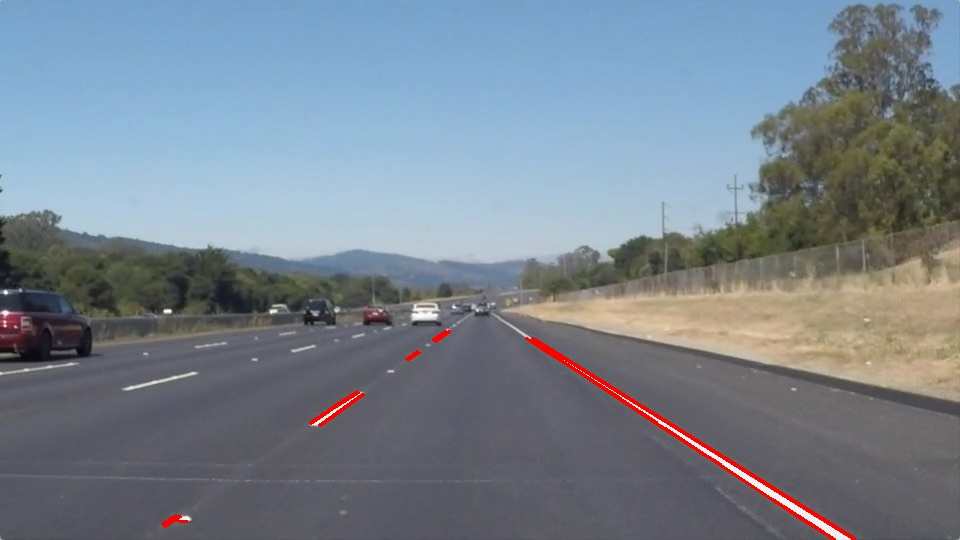
#> input picture line-segments-example.jpg, 960 x 540 px
$ python -i helper.py   (imports and definitions only)
#> lines starting #> are read from the running program, lines starting #| are printed output that depends on the picture; after the words box and inside, x2 and y2 are one past the last pixel; in counts of white or black regions, pixels touching at a corner belong together
import matplotlib.pyplot as plt
import matplotlib.image as mpimg
import numpy as np
import cv2
import os

def grayscale(img):
    """Applies the Grayscale transform
    This will return an image with only one color channel
    but NOTE: to see the returned image as grayscale
    (assuming your grayscaled image is called 'gray')
    you should call plt.imshow(gray, cmap='gray')"""
    return cv2.cvtColor(img, cv2.COLOR_RGB2GRAY)
    # Or use BGR2GRAY if you read an image with cv2.imread()
    # return cv2.cvtColor(img, cv2.COLOR_BGR2GRAY)

def canny(img, low_threshold, high_threshold):
    """Applies the Canny transform"""
    return cv2.Canny(img, low_threshold, high_threshold)

def gaussian_blur(img, kernel_size):
    """Applies a Gaussian Noise kernel"""
    return cv2.GaussianBlur(img, (kernel_size, kernel_size), 0)

def region_of_interest(img, vertices):
    """
    Applies an image mask.

    Only keeps the region of the image defined by the polygon
    formed from `vertices`. The rest of the image is set to black.
    """
    #defining a blank mask to start with
    mask = np.zeros_like(img)

    #defining a 3 channel or 1 channel color to fill the mask with depending on the input image
    if len(img.shape) > 2:
        channel_count = img.shape[2]  # i.e. 3 or 4 depending on your image
        ignore_mask_color = (255,) * channel_count
    else:
        ignore_mask_color = 255

    #filling pixels inside the polygon defined by "vertices" with the fill color
    cv2.fillPoly(mask, vertices, ignore_mask_color)

    #returning the image only where mask pixels are nonzero
    masked_image = cv2.bitwise_and(img, mask)
    return masked_image

# [65 lines left out: functions draw_lines, weighted_img, not called in this run]

def create_directory(directory):
    if not os.path.exists(directory):
        os.makedirs(directory)

# [10 lines left out: function hough_lines, not called in this run]

# TODO: Build your pipeline that will draw lane lines on the test_images
# then save them to the test_images directory.
def process_image(image):

    gray = grayscale(image)

    # Apply Gaussian smoothing
    blur_gray = gaussian_blur(image, kernel_size = 15)

    # Apply Canny in order to perform the edge detection
    edges = canny(blur_gray, low_threshold = 50, high_threshold = 100)

    # This time we are defining a four sided polygon to mask
    imshape = image.shape
    vertices = np.array([[(0,imshape[0]),(460, 310), (460, 310), (imshape[1],imshape[0])]], dtype=np.int32)
    masked_edges=region_of_interest(edges, vertices)

	# Define the Hough transform parameters (based on guess and looking which was the output :p)
	# Make a blank the same size as our image to draw on
    rho = 2 # distance resolution in pixels of the Hough grid
    theta = np.pi/180 # angular resolution in radians of the Hough grid
    threshold = 45     # minimum number of votes (intersections in Hough grid cell)
    min_line_length = 25 #minimum number of pixels making up a line
    max_line_gap = 75    # maximum gap in pixels between connectable line segments
    line_image = np.copy(image) # creating a blank to draw lines on
    # Run Hough on edge detected image
    # Output "lines" is an array containing endpoints of detected line segments
    lines = cv2.HoughLinesP(masked_edges, rho, theta, threshold, np.array([]),
                                min_line_length, max_line_gap)

    # Iterate over the output "lines" and draw lines on a blank image
    for line in lines:
        for x1,y1,x2,y2 in line:
            cv2.line(line_image,(x1,y1),(x2,y2),(255,0,0),10)

    # Create a "color" binary image to combine with line image
    color_edges = np.dstack((edges, edges, edges))

    # Draw the lines on the edge image
    lines_edges = cv2.addWeighted(color_edges, 0.8, line_image, 1, 0)

    return line_image

# [37 lines left out: function process_image_pipeline, not called in this run]


>>> import cv2
>>> picture = cv2.cvtColor(cv2.imread('line-segments-example.jpg'), cv2.COLOR_BGR2RGB)
>>> result = process_image(picture)
#> in grayscale, `return cv2.cvtColor(img, cv2.COLOR_RGB2GRAY)`:
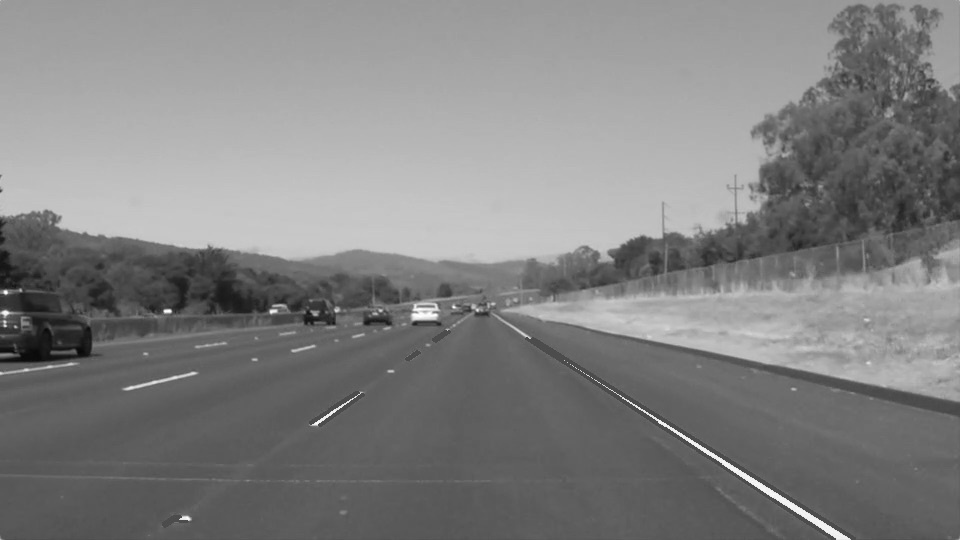
#> returned value: shape (540, 960); min 8, max 255, mean 129.5
#> in gaussian_blur, `return cv2.GaussianBlur(img, (kernel_size, kernel_size), 0)`:
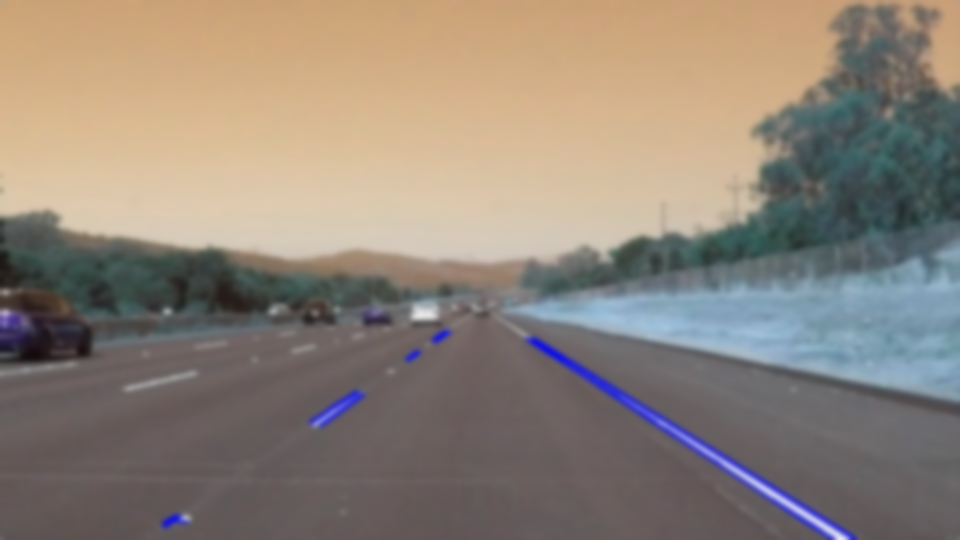
#> returned value: shape (540, 960, 3); mean of channels 0, 1, 2 120.8, 131.4, 142.5; drawn as B, G, R
#> in canny, `return cv2.Canny(img, low_threshold, high_threshold)`:
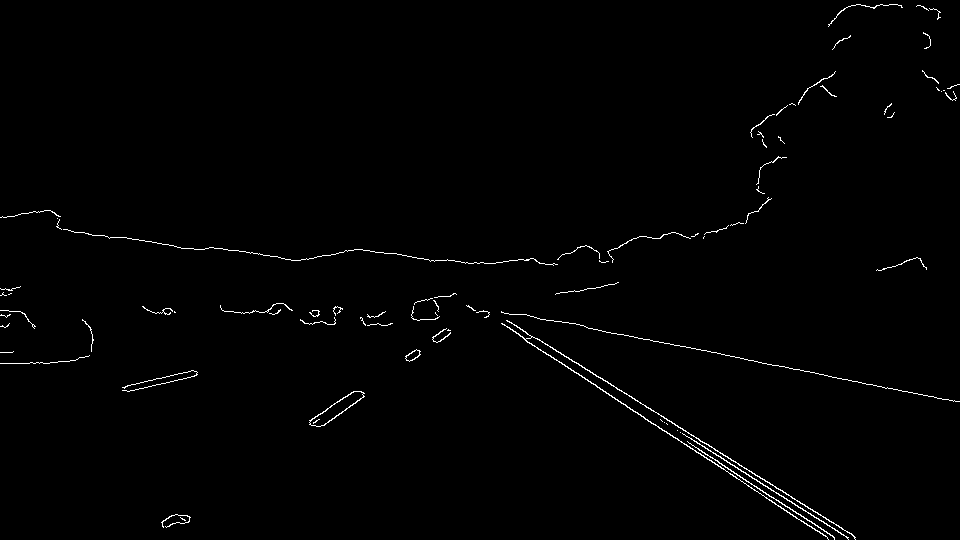
#> returned value: shape (540, 960); 0.93% white in thin lines or dots
#> in region_of_interest, `cv2.fillPoly(mask, vertices, ignore_mask_color)`:
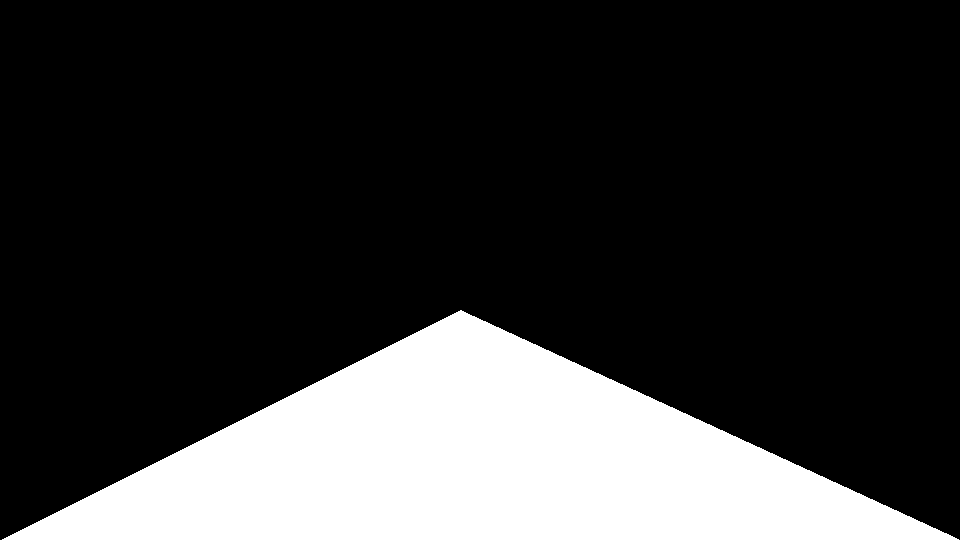
#> mask: shape (540, 960); 21.3% white; 1 white region, box (x1, y1, x2, y2) and area: (2, 310, 959, 540) 110305
#> in region_of_interest, `masked_image = cv2.bitwise_and(img, mask)`:
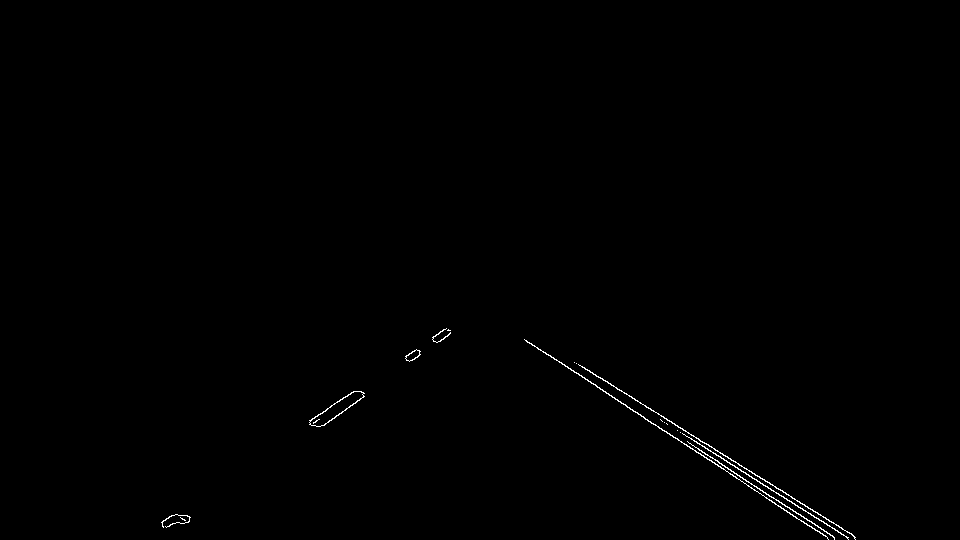
#> masked_image: shape (540, 960); 0.34% white in thin lines or dots, all inside (x1, y1, x2, y2) = (161, 328, 856, 540)
#> in process_image, `lines = cv2.HoughLinesP(masked_edges, rho, theta, threshold, np.array(..`: lines = [[589, 370, 852, 534], [524, 339, 825, 535], [662, 421, 848, 537], [687, 441, 834, 537], [309, 422, 433, 338], [574, 362, 855, 537], [323, 425, 450, 333], [730, 474, 834, 539], [309, 420, 446, 328], [531, 343, 717, 464], [790, 514, 827, 537]]
#> the loop in process_image, `for line in lines:` made 11 passes
#> after the loop in process_image, `for line in lines:`:
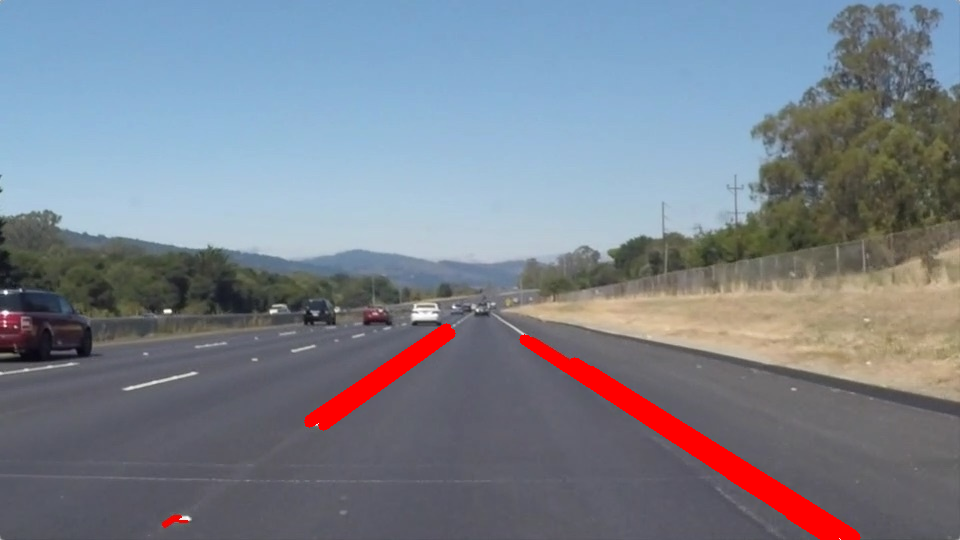
#> line_image: shape (540, 960, 3); mean R, G, B 123, 129.4, 140.4
#> in process_image, `color_edges = np.dstack((edges, edges, edges))`: color_edges: shape (540, 960, 3); 0.93% white in thin lines or dots
#> in process_image, `lines_edges = cv2.addWeighted(color_edges, 0.8, line_image, 1, 0)`:
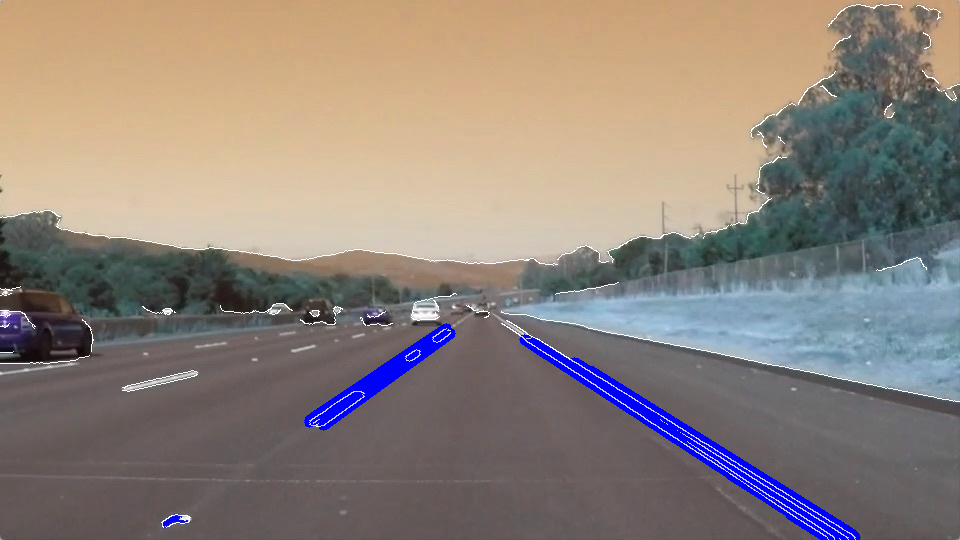
#> lines_edges: shape (540, 960, 3); mean of channels 0, 1, 2 123.8, 130.9, 141.9; drawn as B, G, R
